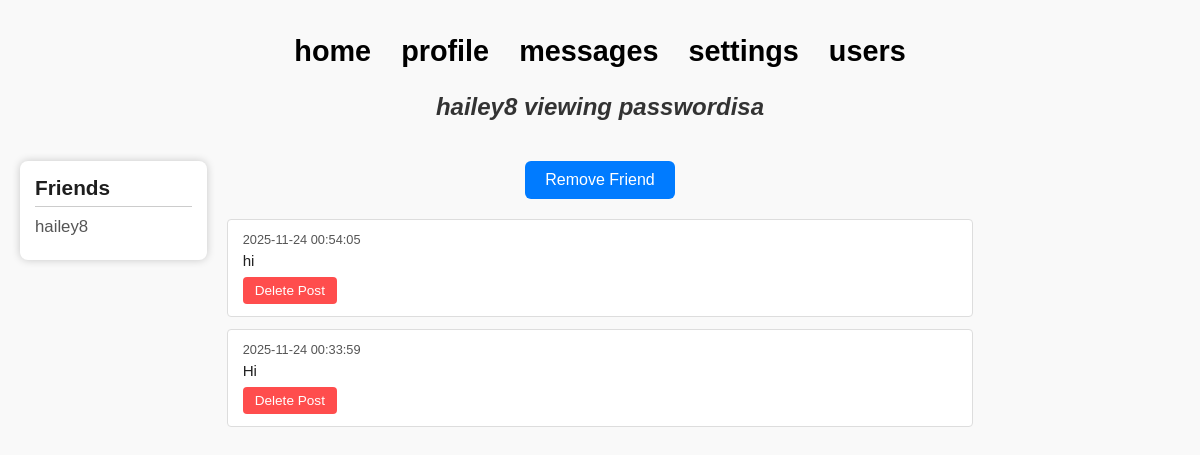
/users/passwordisa (signed in), run on the app's committed database.
### tables this page shows
CREATE TABLE `Users` (
  `UserID` int UNSIGNED NOT NULL,
  `UserUsername` varchar(15) NOT NULL,
  `UserStatus` enum('Active','Restricted','Banned') DEFAULT 'Active',
  `UserType` enum('Regular','Admin') DEFAULT NULL,
  `UserDateOfBirth` date NOT NULL,
  `UserPassword` varchar(255) NOT NULL
);

CREATE TABLE `Posts` (
  `PostID` int UNSIGNED NOT NULL,
  `PostContent` varchar(240) NOT NULL,
  `PostTimestamp` timestamp NULL DEFAULT CURRENT_TIMESTAMP
);

### profile.php (the view, shortened to what this page needs)
<?php
$isLoggedIn = isset($_SESSION['username']);
$currentUserID = $isLoggedIn ? $_SESSION['id'] : null;
$currentUsername = $isLoggedIn ? $_SESSION['username'] : null;
$currentStatus = $isLoggedIn ? $_SESSION['status'] : null;
$isActive = ($currentStatus === 'Active');
$isBanned = ($currentStatus === 'Banned');
$profileUsername = $_GET['user'];
$isUser = ($currentUsername === $profileUsername);
$servername = "127.0.0.1";
$dbUsername = "root";
$dbPassword = "root";
$port = 8889;
try {
    $conn = new PDO("mysql:host=$servername;port=$port;dbname=mininet", $dbUsername, $dbPassword);
    $conn->setAttribute(PDO::ATTR_ERRMODE, PDO::ERRMODE_EXCEPTION);
} catch(PDOException $e) {
    die("Database connection failed: " . $e->getMessage());
}
$stmt = $conn->prepare("SELECT UserID, UserType FROM Users WHERE TRIM(UserUsername) = :username LIMIT 1");
$stmt->bindParam(':username', $profileUsername, PDO::PARAM_STR);
$stmt->execute();
$user = $stmt->fetch(PDO::FETCH_ASSOC);
$userID = $user['UserID'];
$friends = [];
$friendIDs = [];
$friendStmt = $conn->prepare("
    SELECT User1ID, User2ID
    FROM UserFriends
    WHERE User1ID = :id OR User2ID = :id
");
$friendStmt->bindParam(':id', $userID, PDO::PARAM_INT);
$friendStmt->execute();
foreach ($friendStmt->fetchAll(PDO::FETCH_ASSOC) as $f) {
    $friendIDs[] = ($f['User1ID'] == $userID) ? $f['User2ID'] : $f['User1ID'];
}
if (!empty($friendIDs)) {
    $placeholders = implode(',', array_fill(0, count($friendIDs), '?'));
    $stmt = $conn->prepare("SELECT UserID, UserUsername FROM Users WHERE UserID IN ($placeholders)");
    $stmt->execute($friendIDs);
    $friends = $stmt->fetchAll(PDO::FETCH_ASSOC);
}
$isFriend = $isLoggedIn && !$isUser && in_array($currentUserID, $friendIDs);
$stmt = $conn->prepare("
    SELECT P.PostID, P.PostContent, P.PostTimestamp
    FROM Posts P
    INNER JOIN UserPosts UP ON P.PostID = UP.PostID
    WHERE UP.UserID = :id
    ORDER BY P.PostTimestamp DESC
    LIMIT 50
");
$stmt->bindParam(':id', $userID, PDO::PARAM_INT);
$stmt->execute();
$posts = $stmt->fetchAll(PDO::FETCH_ASSOC);
?>
<!DOCTYPE html>
<html lang="en">
<head>
    <link rel="stylesheet" href="/css/profile.css">
    <link rel="stylesheet" href="/css/header.css">
</head>
<body>
    <?php include 'includes/header.php'; ?>
<div class="profile-layout">
    <aside class="friends-sidebar">
        <h2>Friends</h2>
        <?php if (!empty($friends)): ?>
            <ul class="friends-list">
            <?php foreach ($friends as $friend): ?>
                <li>
                    <a href="/users/<?php echo urlencode($friend['UserUsername']); ?>">
                        <?php echo htmlspecialchars($friend['UserUsername']); ?>
                    </a>
                </li>
            <?php endforeach; ?>
            </ul>
        <?php else: ?>
            <p class="no-friends">No friends yet.</p>
        <?php endif; ?>
    </aside>
    <main class="profile-content">
        <?php if ($isActive && !$isUser): ?>
            <?php if (!$isFriend): ?>
                <form action="/actions/addfriend.php" method="post" class="add-friend-form">
                    <input type="hidden" name="senderID" value="<?php echo htmlspecialchars($currentUserID); ?>">
                    <input type="hidden" name="receiverID" value="<?php echo htmlspecialchars($userID); ?>">
                    <input type="submit" value="Add Friend">
                </form>
            <?php else: ?>
                <form action="/actions/removefriend.php" method="post" class="remove-friend-form">
                    <input type="submit" value="Remove Friend">
                </form>
            <?php endif; ?>
        <?php endif; ?>
        <div class="posts-container">
            <?php if ($isBanned): ?>
                <p class="no-posts-message">You don't have permission to access this page.</p>
            <?php elseif (empty($posts)): ?>
                <p class="no-posts-message">No posts yet.</p>
            <?php else: ?>
                <?php foreach ($posts as $post): ?>
                    <div class="post-card">
                        <div class="timestamp"><?php echo htmlspecialchars($post['PostTimestamp']); ?></div>
                        <div class="content"><?php echo htmlspecialchars($post['PostContent']); ?></div>
                        <?php if ($isUser || $isAdmin): ?>
                        <form action="/actions/deletepost.php" method="post" class="delete-post-form">
                            <input type="submit" value="Delete Post">
                        </form>
                        <?php endif; ?>
                    </div>
                <?php endforeach; ?>
            <?php endif; ?>
        </div>
    </main>
</div>
</body>
</html>

### css/profile.css (style rules this page uses)
* { margin: 0; padding: 0; box-sizing: border-box; font-family: Arial, sans-serif; }
body { background: #f9f9f9; color: #222; display: flex; flex-direction: column; align-items: center; padding: 20px; }
a { text-decoration: none; color: #000; }
.profile-layout { display: grid; grid-template-columns: 1fr 4fr 1fr; gap: 20px; width: 100%; max-width: 1200px; margin: 20px; }
.friends-sidebar { background-color: #fff; border-radius: 8px; padding: 15px; color: #1e1e1e; box-shadow: 0 0 8px rgba(0,0,0,0.2); height: fit-content; position: sticky; top: 20px; }
.friends-sidebar h2 { font-size: 1.3em; margin-bottom: 10px; border-bottom: 1px solid #ccc; padding-bottom: 6px; }
.friends-list { list-style: none; }
.friends-list li { margin: 8px 0; }
.friends-list a { color: #555; font-size: 1.05em; }
.profile-content { display: flex; flex-direction: column; align-items: center; width: 100%; }
.posts-container { display: flex; flex-direction: column; gap: 12px; width: 100%; max-width: 800px; }
.post-card { background: #fff; border: 1px solid #ddd; border-radius: 4px; padding: 12px 15px; width: 100%; }
.post-card .timestamp { font-size: 0.8rem; color: #555; margin-bottom: 5px; }
.post-card .content { font-size: 0.95rem; margin-bottom: 8px; }
.delete-post-form input[type="submit"] { padding: 6px 12px; border: none; border-radius: 4px; background-color: #ff4d4d; color: #fff; cursor: pointer; font-size: 0.85rem; }
.add-friend-form, .remove-friend-form { display: flex; justify-content: center; margin-bottom: 20px; }
.add-friend-form input[type="submit"], .remove-friend-form input[type="submit"] { padding: 10px 20px; border: none; border-radius: 6px; font-size: 16px; cursor: pointer; background-color: #007BFF; color: #fff; }

### data on the page
users: UserUsername "hailey8"
posts: PostTimestamp "2025-11-24 00:54:05", PostContent "hi"
posts: PostTimestamp "2025-11-24 00:33:59", PostContent "Hi"

### other printed values
$currentUsername "hailey8"
$profileUsername "passwordisa"
